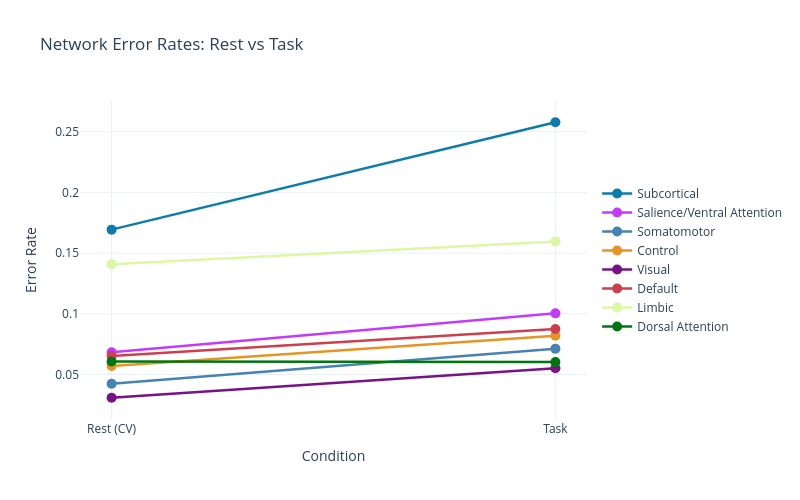

This figure's notebook cell:
### Code cell
# Visualize error rate changes
fig = go.Figure()

# Add lines connecting rest to task
for _, row in comparison.iterrows():
    color = NETWORK_COLORS.get(row['Network'], 'gray')
    fig.add_trace(go.Scatter(
        x=['Rest (CV)', 'Task'],
        y=[row['Rest_Error_Rate'], row['Task_Error_Rate']],
        mode='lines+markers',
        name=row['Network'],
        line=dict(color=color, width=2.5),
        marker=dict(size=10)
    ))

fig.update_layout(
    title='Network Error Rates: Rest vs Task',
    xaxis_title='Condition',
    yaxis_title='Error Rate',
    height=500, width=800,
    template='plotly_white',
    legend=dict(x=1.02, y=0.5)
)

fig.show()

print("\n" + "="*80)
print("TASK-INDUCED CHANGES:")
print("Subcortical shows largest absolute increase in errors.")
print("Visual and Somatomotor networks also show increased errors during task.")
print("="*80)

### Figure 1 — Plotly figure (JSON) as saved in the notebook; plotly's stock layout.template omitted (floating-point values rounded to 4 significant figures)
{"data": [{"line": {"color": "rgb(12, 123, 174)", "width": 2.5}, "marker": {"size": 10}, "mode": "lines+markers", "name": "Subcortical", "type": "scatter", "x": ["Rest (CV)", "Task"], "y": [0.1694, 0.2578]}, {"line": {"color": "rgb(196, 58, 250)", "width": 2.5}, "marker": {"size": 10}, "mode": "lines+markers", "name": "Salience/Ventral Attention", "type": "scatter", "x": ["Rest (CV)", "Task"], "y": [0.06834, 0.1004]}, {"line": {"color": "rgb(70, 130, 180)", "width": 2.5}, "marker": {"size": 10}, "mode": "lines+markers", "name": "Somatomotor", "type": "scatter", "x": ["Rest (CV)", "Task"], "y": [0.04241, 0.07132]}, {"line": {"color": "rgb(230, 148, 34)", "width": 2.5}, "marker": {"size": 10}, "mode": "lines+markers", "name": "Control", "type": "scatter", "x": ["Rest (CV)", "Task"], "y": [0.05707, 0.08203]}, {"line": {"color": "rgb(120, 18, 134)", "width": 2.5}, "marker": {"size": 10}, "mode": "lines+markers", "name": "Visual", "type": "scatter", "x": ["Rest (CV)", "Task"], "y": [0.03088, 0.05521]}, {"line": {"color": "rgb(205, 62, 78)", "width": 2.5}, "marker": {"size": 10}, "mode": "lines+markers", "name": "Default", "type": "scatter", "x": ["Rest (CV)", "Task"], "y": [0.0652, 0.08744]}, {"line": {"color": "rgb(220, 248, 164)", "width": 2.5}, "marker": {"size": 10}, "mode": "lines+markers", "name": "Limbic", "type": "scatter", "x": ["Rest (CV)", "Task"], "y": [0.1409, 0.1596]}, {"line": {"color": "rgb(0, 118, 14)", "width": 2.5}, "marker": {"size": 10}, "mode": "lines+markers", "name": "Dorsal Attention", "type": "scatter", "x": ["Rest (CV)", "Task"], "y": [0.06067, 0.06023]}], "layout": {"height": 500, "legend": {"x": 1.02, "y": 0.5}, "title": {"text": "Network Error Rates: Rest vs Task"}, "width": 800, "xaxis": {"title": {"text": "Condition"}}, "yaxis": {"title": {"text": "Error Rate"}}}}
